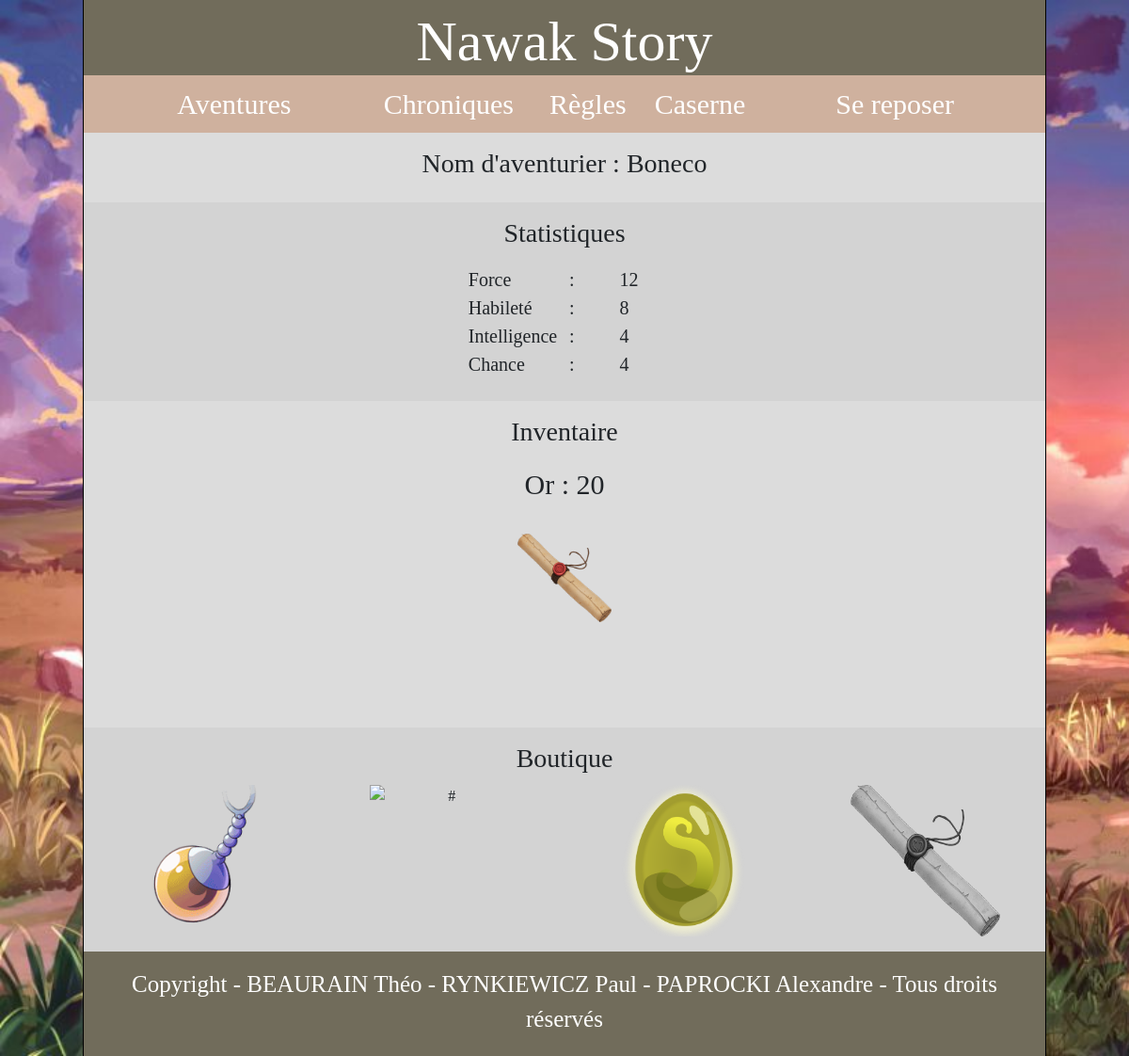
Page /barrack.php (signed in) on the committed database.
### tables this page shows
CREATE TABLE `aventurier` (
  `id_aventurier` int(255) NOT NULL,
  `pseudo` varchar(10000) NOT NULL,
  `mdp` varchar(10000) NOT NULL,
  `stat_force` int(255) NOT NULL DEFAULT 0,
  `stat_endurance` int(255) NOT NULL DEFAULT 0,
  `stat_intelligence` int(255) NOT NULL DEFAULT 0,
  `stat_chance` int(255) NOT NULL DEFAULT 0,
  `or_aventurier` int(255) NOT NULL DEFAULT 0
);

CREATE TABLE `objet` (
  `id_objet` int(255) NOT NULL,
  `nom_objet` varchar(10000) NOT NULL,
  `image_objet` varchar(10000) NOT NULL,
  `prix_objet` int(255) NOT NULL,
  `description_objet` text NOT NULL
);

### connexionBD.php (called while the page is built, shortened)
<?php
    class ConnexionBD {
        public static function initConnexion() {
            $dns = "mysql:host=localhost;dbname=nawakstory;";
            $user = "root";
            $password = "";
        }
    }
?>

### barrack.php (the view, shortened to what this page needs)
<?php
	include './templateTop.php';
	include './connexionBD.php';
	class Barrack extends ConnexionBD {
		function persoCreate() {
			$req = self::$bdd->prepare("SELECT stat_force FROM Aventurier WHERE pseudo = :pseudo");
			$tab = $req->fetch();
			return $tab[0];
		}
		function getPersonnage() {
			$req = self::$bdd->prepare("SELECT * FROM Aventurier WHERE pseudo = :pseudo");
			$tuple = array(":pseudo" => $_SESSION['pseudo']);
			$result = $req->execute($tuple);
			$tab = $req->fetch();
			return $tab;
		}
		function getBoutique() {
			$req = self::$bdd->prepare('SELECT * FROM objet INNER JOIN bpossedeo using(id_objet) WHERE id_boutique = 1');
			$result = $req->execute();
			$tab = $req->fetchAll();
			$tailleTab = count($tab);
			$tabFinal = array_slice($tab, $tailleTab-4);
			return $tabFinal;
		}
		function getSac($id_aventurier) {
			$req = self::$bdd->prepare('SELECT * FROM objet INNER JOIN sac using(id_objet) WHERE id_aventurier = :id_aventurier');
			$tuple = array(":id_aventurier" => $id_aventurier);
			$result = $req->execute($tuple);
			$tab = $req->fetchAll();
			return $tab;
		}
		function affichageSac($monSac) {
			$affichageSac = "";
			$tailleListe = count($monSac);
			for($i = 0; $i < $tailleListe; $i++) {
				$affichageSac = $affichageSac . "<img id=\"". $monSac[$i][0] ."\" class=\"imgObjetSac imgClickable\" src=\"". $monSac[$i][2] ."\" alt=\"#\">";
			}
			return $affichageSac;
		}
		function affichageBoutique($monSac, $maBoutique) {
			$affichageBoutique = "";
			$tailleBoutique = count($maBoutique);
			$tailleSac = count($monSac);
			for($i = 0; $i < $tailleBoutique; $i++) {
				$objetPossede = 0;
				for($j = 0; $j < $tailleSac; $j++) {
					if($maBoutique[$i][0] == $monSac[$j][0]) {
						$objetPossede = 1;
					}
				}
				if($objetPossede == 1) {
					$affichageBoutique = $affichageBoutique . "<img id=\"". $maBoutique[$i][0] ."\" src=\"". $maBoutique[$i][2] ."\" alt=\"#\" class=\"imgObjetBoutique imgUnclickable col px-5 mt-3 mb-3\">";
				} else {
					$affichageBoutique = $affichageBoutique . "<img id=\"". $maBoutique[$i][0] ."\" src=\"". $maBoutique[$i][2] ."\" alt=\"#\" class=\"imgObjetBoutique imgClickable col px-5 mt-3 mb-3\">";
				}
			}
			return $affichageBoutique;
		}
	}
	$maCaserne = new Barrack();
	if (($maCaserne->persoCreate()) == 0) {
		$maPage = "
			<div id=\"perso\" class=\"py-3 text-center\">
				<h3> Création de votre personnage </h3>
				<p class=\"w-75 textIntro mt-3\"> Après avoir réglé tous les papiers d'inscription, vous rencontrez le chef de la guilde. Celui-ci vous propose différentes classes qui serviront à votre perso. Il vous explique que chacune d'entre elles ont des statistiques et des caractéristiques différentes. Selon la classe que vous choisirez, votre aventure et vos choix seront différents. A vous de faire le bon choix en fonction de votre caractère ! </p>
				<p class=\"w-75 textIntro\"> Voici les différentes classes qui vous sont proposées : </p>
				<script type=\"text/javascript\">
					function stats(a) {
						var id = document.getElementById(a).id;
						var chance = Math.floor(Math.random() * (8 - 4 + 1) + 4);
						switch(id) {
							case \"normal\":
								document.getElementById(\"force\").innerHTML = \"8\";
								document.getElementById(\"habilete\").innerHTML = \"8\";
								document.getElementById(\"intelligence\").innerHTML = \"8\";
								document.getElementById(\"chance\").innerHTML = chance.toString();
								document.getElementById(\"hiddenForce\").value = \"8\";
								document.getElementById(\"hiddenHabilete\").value = \"8\";
								document.getElementById(\"hiddenIntelligence\").value = \"8\";
								document.getElementById(\"hiddenChance\").value = chance.toString();
								break;
							case \"guerrier\":
								document.getElementById(\"force\").innerHTML = \"12\";
								document.getElementById(\"habilete\").innerHTML = \"8\";
								document.getElementById(\"intelligence\").innerHTML = \"4\";
								document.getElementById(\"chance\").innerHTML = chance.toString();
								document.getElementById(\"hiddenForce\").value = \"12\";
								document.getElementById(\"hiddenHabilete\").value = \"8\";
								document.getElementById(\"hiddenIntelligence\").value = \"4\";
								document.getElementById(\"hiddenChance\").value = chance.toString();
								break;
							case \"assassin\":
								document.getElementById(\"force\").innerHTML = \"5\";
								document.getElementById(\"habilete\").innerHTML = \"11\";
								document.getElementById(\"intelligence\").innerHTML = \"8\";
								document.getElementById(\"chance\").innerHTML = chance.toString();
								document.getElementById(\"hiddenForce\").value = \"5\";
								document.getElementById(\"hiddenHabilete\").value = \"11\";
								document.getElementById(\"hiddenIntelligence\").value = \"8\";
								document.getElementById(\"hiddenChance\").value = chance.toString();
								break;
							case \"magicien\":
								document.getElementById(\"force\").innerHTML = \"7\";
								document.getElementById(\"habilete\").innerHTML = \"5\";
								document.getElementById(\"intelligence\").innerHTML = \"12\";
								document.getElementById(\"chance\").innerHTML = chance.toString();
								document.getElementById(\"hiddenForce\").value = \"7\";
								document.getElementById(\"hiddenHabilete\").value = \"5\";
								document.getElementById(\"hiddenIntelligence\").value = \"12\";
								document.getElementById(\"hiddenChance\").value = chance.toString();
								break;
							default:
								break;
						}
					}
				</script>
				<div class=\"container\">
					<div class=\"row w-75 statChoice\">
						<button id=\"normal\" class=\"col\" onclick=\"stats('normal')\"> Normal </button>
						<button id=\"guerrier\" class=\"col\" onclick=\"stats('guerrier')\"> Guerrier </button>
						<button id=\"assassin\" class=\"col\" onclick=\"stats('assassin')\"> Assassin </button>
						<button id=\"magicien\" class=\"col\" onclick=\"stats('magicien')\"> Magicien </button>
					</div>
					<div id=\"stats\" class=\"mt-4 pb-4 mx-auto\">
						<form method=\"post\" action=\"barrack.php?action=ajouté\">
							<h3 class=\"pt-3\"> Statistiques </h3>
							<div class=\"row valStats\">
								<span class=\"text-left col-2\"> Force </span>
								<span class=\"text-left col-1\"> : </span>
								<span id=\"force\" name=\"force\" class=\"text-left col-4\"> 8 </span>
								<input id=\"hiddenForce\" type=\"hidden\" id=\"\" name=\"force\" value=\"\"/>
							</div>
							<div class=\"row valStats\">
								<span class=\"text-left col-2\"> Habileté </span>
								<span class=\"text-left col-1\"> : </span>
								<span id=\"habilete\" name=\"habilete\" class=\"text-left col-4\"> 8 </span>
								<input id=\"hiddenHabilete\" type=\"hidden\" id=\"\" name=\"habilete\" value=\"\"/>
							</div>
							<div class=\"row valStats\">
								<span class=\"text-left col-2\"> Intelligence </span>
								<span class=\"text-left col-1\"> : </span>
								<span id=\"intelligence\" name=\"intelligence\" class=\"text-left col-4\"> 8 </span>
								<input id=\"hiddenIntelligence\" type=\"hidden\" id=\"\" name=\"intelligence\" value=\"\"/>
							</div>
							<div class=\"row valStats\">
								<span class=\"text-left col-2\"> Chance </span>
								<span class=\"text-left col-1\"> : </span>
								<span id=\"chance\" name=\"chance\" class=\"text-left col-4\"> 6 </span>
								<input id=\"hiddenChance\" type=\"hidden\" id=\"\" name=\"chance\" value=\"\"/>
							</div>
							<input type=\"submit\" class= \"mt-3\" value=\"Créer le personnage\">
						</form>
					</div>
				</div>
			</div>
		";
	} else {
		$monPersonnage = $maCaserne->getPersonnage();
		$maBoutique = $maCaserne->getBoutique();
		$monSac = $maCaserne->getSac($monPersonnage[0]);
		$affichageSac = $maCaserne->affichageSac($monSac);
		$affichageBoutique = $maCaserne->affichageBoutique($monSac, $maBoutique);
		$maPage = "
			<div id=\"perso\" class=\"py-3 text-center\">
				<span id=\"idPersonnage\">" . $monPersonnage[0] . "</span>
				<h3> Nom d'aventurier : " . $monPersonnage[1] . " </h3>
				<div id=\"stats\" class=\"mt-4 pb-4 mx-auto\">
					<h3 class=\"pt-3\"> Statistiques </h3>
					<div class=\"row valStats\">
						<span class=\"text-left col-2\"> Force </span>
						<span class=\"text-left col-1\"> : </span>
						<span class=\"text-left col-4\"> " . $monPersonnage[3] . " </span>
					</div>
					<div class=\"row valStats\">
						<span class=\"text-left col-2\"> Habileté </span>
						<span class=\"text-left col-1\"> : </span>
						<span class=\"text-left col-4\"> " . $monPersonnage[4] . " </span>
					</div>
					<div class=\"row valStats\">
						<span class=\"text-left col-2\"> Intelligence </span>
						<span class=\"text-left col-1\"> : </span>
						<span class=\"text-left col-4\"> " . $monPersonnage[5] . " </span>
					</div>
					<div class=\"row valStats\">
						<span class=\"text-left col-2\"> Chance </span>
						<span class=\"text-left col-1\"> : </span>
						<span class=\"text-left col-4\"> " . $monPersonnage[6] . " </span>
					</div>
				</div>
				<h3 class=\"pt-3 mb-3\"> Inventaire </h3>
				<div id=\"inventory\" class=\"mt-2 row w-100 mx-auto\">
					<span class=\"col\"> Or : <span id=\"or\"> " . $monPersonnage[7] . " </span></span>
				</div>
				<div id=\"items\">
					<tr>
					<th scope=\"col\">
						". $affichageSac ."
					</th>
				</tr>
				</div>
				<h3 id=\"shopTitle\" class=\"mt-3 pt-3 mb-n1\"> Boutique </h3>
				<div id=\"shop\" class=\"mb-n3 row w-100 mx-auto\">
					". $affichageBoutique ."
				</div>
			</div>
            <div id=\"monPopup\" class=\"popup\">
                <div class=\"contenuPopup\">
                    <span class=\"fermer\" onclick=\"fermerPopup()\">&times;</span>
                    <div id=\"infosObjetPopup\">
                    	<h2>". $maBoutique[0][1] ."</h2>
                    	<img src=\"". $maBoutique[0][2] ."\" alt=\"#\" class=\"mx-auto d-block\" style=\"width: 200px\">
                    	<p class=\"mx-auto d-block\">". $maBoutique[0][4] ."</p>
                    	<button class=\"mx-auto d-block\">Acheter : ". $maBoutique[0][3] ."</button>
                    </div>
                </div>
            </div>
		";
	}
?>
<!DOCTYPE html>
<html>
	<head>
		<link rel="stylesheet" type="text/css" href="css/barrack.css">
	</head>
	<body class="mx-auto">
		<section class="mx-auto">
			<?php
				echo $maPage;
			?>
		</section>
	</body>
	<?php
		include './templateBottom.php';
	?>
</html>

### css/template.css (style rules this page uses)
body { background: url(../images/background.jpg) no-repeat; background-size: cover; border-left: 1px solid black; border-right: 1px solid black; font-family: "NawakPolice" !important; width: 1024px; }
section { background-color: gainsboro !important; }

### css/barrack.css (style rules this page uses)
#stats { background-color: lightgrey; }
#stats h3 { padding-bottom: 10px; }
.valStats { font-size: 20px; padding-left: 40%; }
#inventory { font-size: 30px; margin: 20px; }
#shopTitle { background-color: lightgrey; }
#shop { background-color: lightgrey; margin-left: 0px; }
#items { overflow: auto !important; min-height: 200px !important; max-height: 200px !important; max-width: 80% !important; margin: auto; }
#items img { width: 100px !important; margin: 10px; }
#shop img { width: 20px !important; }
.imgUnclickable { filter: grayscale(100%); }

### rows in the picture
aventurier: pseudo "Boneco", stat_force "12", stat_endurance "8", stat_intelligence "4", stat_chance "4", or_aventurier "20"
objet: image_objet (picture)
